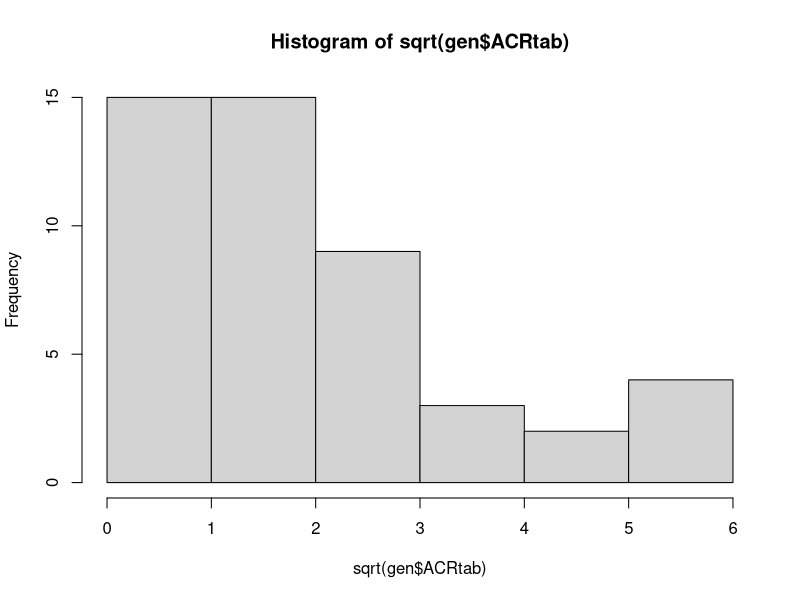
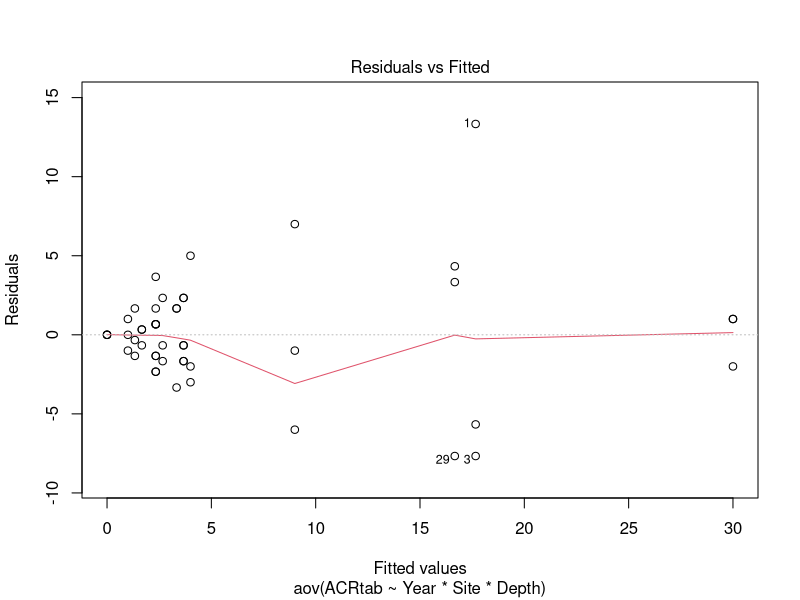
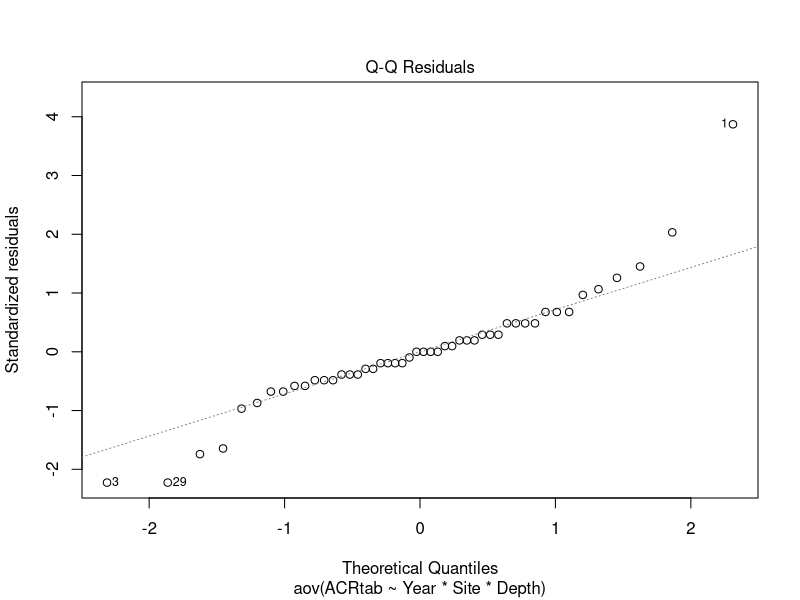
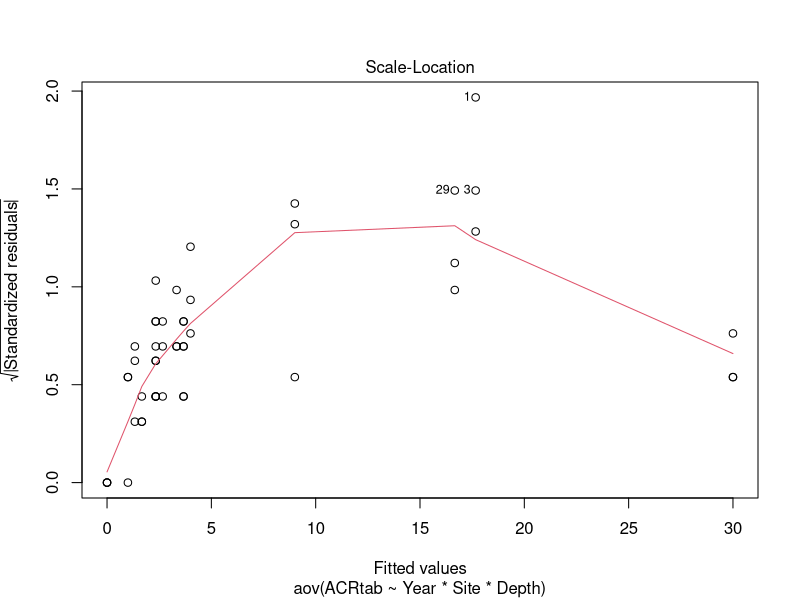
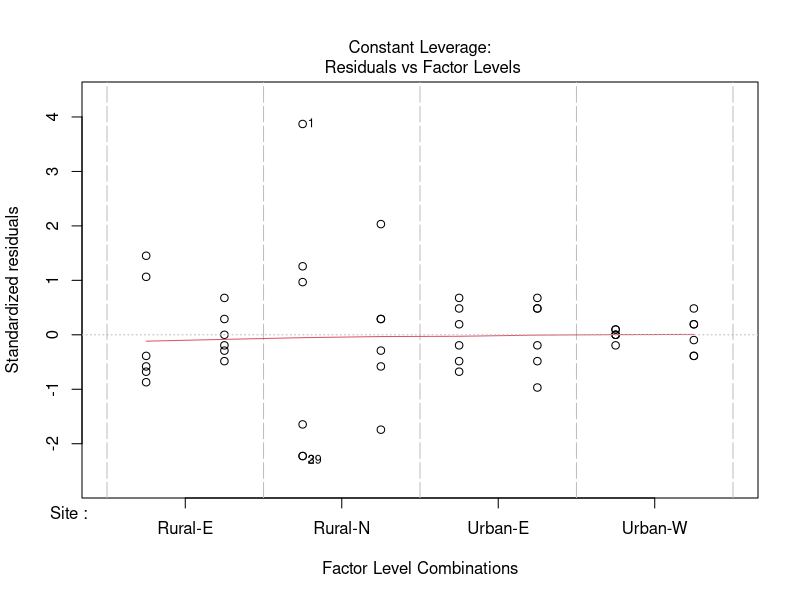

Source code (R) for these figures, in order: (Note: this script raises an error after producing the figures.)
## ---- chunk 1
knitr::opts_chunk$set(echo = TRUE)
## ---- chunk 2
gen <- read.csv('data/genmorph.csv')
## ---- chunk 3
hist(sqrt(gen$ACRtab))

acrt.glm <- glm(ACRtab~Year*Site*Depth, data = gen, family = "poisson")
summary(acrt.glm)

acrt.an <- aov(ACRtab~Year*Site*Depth, data = gen)
summary(acrt.an)
plot(acrt.an)
TukeyHSD(acrt.an)

gen.acr <- summarySE(gen, "ACRtab", c("Year", "Site", "Depth"))
gen.acr
## ---- chunk 4
hist(sqrt(gen$ACRbr))

acrb.lm <- lm(ACRbr~Year*Site*Depth, data = gen)
summary(acrb.lm)

acrb.an <- aov(ACRbr~Year*Site*Depth, data = gen)
summary(acrb.an)
plot(acrb.an)
TukeyHSD(acrt.an)

gen.acrbr <- summarySE(gen, "ACRbr", c("Site"))
gen.acrbr
